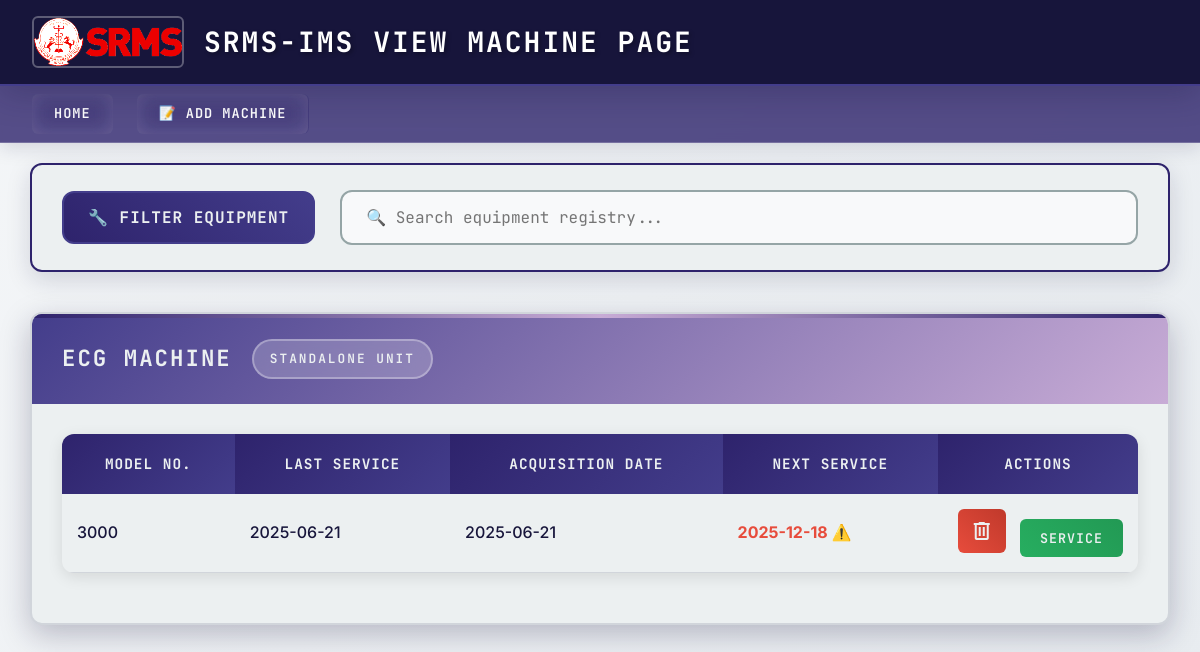
/viewc/1, run on the app's committed database.
### app.py (models this page shows)
class Machine(db.Model):
    __tablename__ = 'machine'
    sno = db.Column(db.Integer, primary_key=True)
    name = db.Column(db.String(200), nullable=False)
    m_uid = db.Column(db.Integer, unique=True)  # Added unique constraint for serial ID
    department = db.Column(db.Integer, db.ForeignKey('dep.sno'), nullable=False)
    typee = db.Column(db.String(500), nullable=False)
    interval = db.Column(db.Integer, nullable=True)
    up_date = db.Column(db.Date)  # Acquisition/Purchase date
    ls_date = db.Column(db.Date, nullable=True)  # Last service date
    manufacturer = db.Column(db.Integer, db.ForeignKey('manufacturer.sno'), nullable=True)
    service_location = db.Column(db.String(500), nullable=True)  # Where to send for service

### app.py (the view)
@app.route('/viewc/<sno>',methods=['GET', 'POST'])
def viewc(sno):
    q = Machine.query.filter_by(typee="single-unit" , department=int(sno)).all()
    q1 = Machine.query.filter_by(typee="assembled").all()
    q2 = Mpart.query.all()
    for m in q:
        if m.ls_date and m.interval:
            m.next_date = m.ls_date + timedelta(days=m.interval)
    for p in q2:
        if p.ls_date and p.interval:
            p.next_date = p.ls_date + timedelta(days=p.interval)
    grouped_s = group_by_name(q)
    grouped_p = group_by_name(q1)
    grouped_parts = group_by_id(q2)
    return render_template("view.html", smachines=grouped_s, pmachines=grouped_p, parts=grouped_parts)

### app.py (called while the page is built)
def group_by_name(items):
    grouped = defaultdict(list)
    for item in items:
        grouped[item.name].append(item)
    return grouped

def group_by_id(items):
    grouped = defaultdict(list)
    for item in items:
        grouped[item.m_id].append(item)
    return grouped

### inventory/templates/view.html (shortened to what this page needs)
<!DOCTYPE html>
<html lang="en">
<head>
</head>
<body>
  <header>
        <div class="header-left">
            <img src="/static/download.png" alt="SRMS Logo" />
            <h1 id="mainTitle" class="animated-title">SRMS-IMS View Machine Page</h1>
        </div>
    </header>
    <nav>
      <a href="/">Home</a>
        <a href="/add">📝 Add Machine</a>
    </nav>
  <div class="controls-section">
    <div class="controls-container">
      <div class="filter-control">
        <div id="machine-heading" class="clickable-heading">
          🔧 Filter Equipment
        </div>
      </div>
      <div class="search-container">
        <input type="text" id="machine-search" placeholder="🔍 Search equipment registry...">
      </div>
    </div>
  </div>
  <div class="inventory-container">
    {% for name, machines in smachines.items() %}
    <div class="machine-group-card">
      <div class="machine-group-header">
        <div class="machine-group-title">
          <span class="machine-name">{{ name }}</span>
          <span class="type-label">Standalone Unit</span>
        </div>
      </div>
      <div class="table-container">
        <table class="machine-table">
          <thead>
            <tr>
              <th>Model No.</th>
              <th>Last Service</th>
              <th>Acquisition Date</th>
              <th>Next Service</th>
              <th>Actions</th>
            </tr>
          </thead>
          <tbody>
            {% for m in machines %}
            <tr data-row-type="machine" data-uid="{{ m.m_uid }}" data-sno="{{ m.sno }}">
              <td data-label="Equipment ID">{{ m.m_uid }}</td>
              <td data-label="Last Service">{{ m.ls_date }}</td>
              <td data-label="Acquisition Date">{{ m.up_date }}</td>
              <td data-label="Next Service">{{ m.next_date }}</td>
              <td>
                <button class="delete-machine-btn">
                  <span class="material-symbols-outlined">delete</span>
                </button>
                <button class="edit-btn">Service</button>
              </td>
            </tr>
            {% endfor %}
          </tbody>
        </table>
      </div>
    </div>
    {% endfor %}
  </div>
</body>
</html>

### data on the page
Machine: name "ECG MACHINE", m_uid "3000", ls_date "2025-06-21", up_date "2025-06-21", next_date "2025-12-18 ⚠️"
